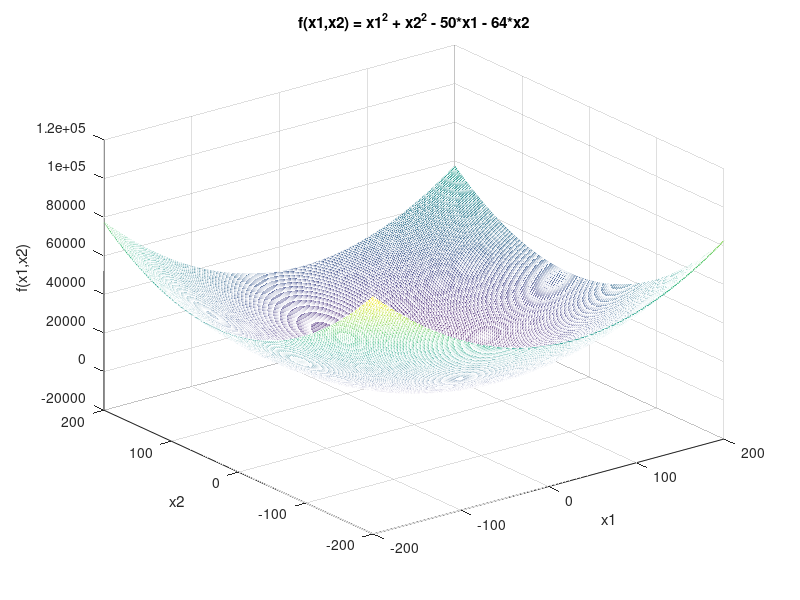
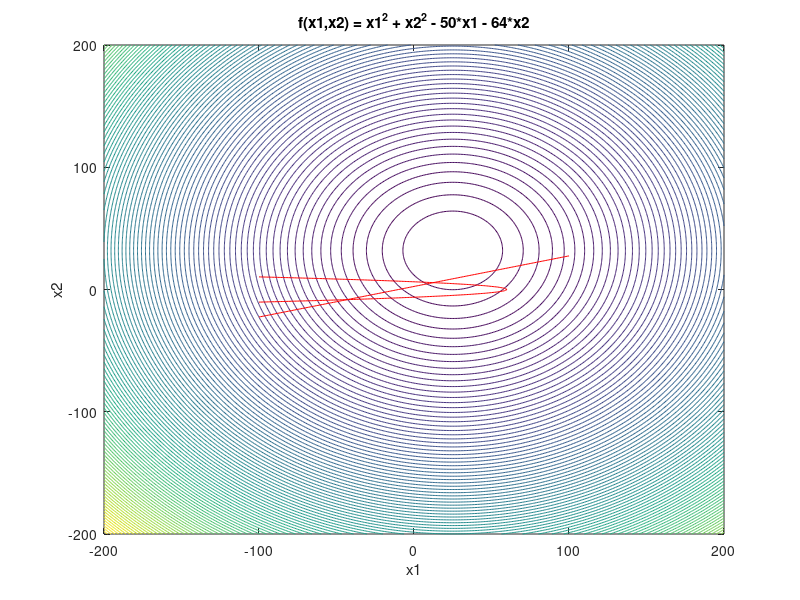

The MATLAB source for these figures, in order: (Note: this script raises an error after producing the figures.)
% Author: Kovács Bálint-Hunor (Informatika III.) 2023
clear all %#ok<CLALL>
close all
clc

% Lagrange relaxation method
f = @(x) x(1).^2 + x(2).^2 - 50*x(1) - 64*x(2);
F = @(x1, x2) x1.^2 + x2.^2 - 50*x1 - 64*x2;

% constraints
g1 = @(x) x(1) + (3/2)*x(2).^2 - 60;
G1 = @(x1, x2) x1 + (3/2)*x2.^2 - 60;
g2 = @(x) x(1) - 4*x(2) + 10;
G2 = @(x1, x2) x1 - 4*x2 + 10;


L = @(z) f(z) + z(3)*g1(z) + z(4)*g2(z);

% plot mesh and contour
x1 = -200:1:200;
x2 = -200:1:200;
[X1,X2] = meshgrid(x1,x2);
Z = F(X1,X2);

figure(1)
mesh(X1,X2,Z)
xlabel('x1')
ylabel('x2')
zlabel('f(x1,x2)')
title('f(x1,x2) = x1^2 + x2^2 - 50*x1 - 64*x2')

figure(2)
contour(X1,X2,Z,100)
xlabel('x1')
ylabel('x2')
title('f(x1,x2) = x1^2 + x2^2 - 50*x1 - 64*x2')

% plot constraints
figure(2)
hold on
x1 = -100:1:100;
x2 = -100:1:100;
[X1,X2] = meshgrid(x1,x2);
Z = G1(X1,X2);
contour(X1,X2,Z,[0 0],'r');
Z = G2(X1,X2);
contour(X1,X2,Z,[0 0],'r');
hold off


figure(2)
x = ginput(1);
x = x';
hold on
plot(x(1), x(2), 'r*')
disp('Start point: ')
disp(x)

% variables and parameters
max_iteration = 1000;
Sx = 0.001;
Sp = 0.01;
P1 = 35;
P2 = 35;

h = 1e-3;
e1 = 1e-4;


iteration_counter = 0;
minimum_iterations = [x];
varriance_of_p1 = [P1];
varriance_of_p2 = [P2];

% Lagrange relaxation method
% One larger cycle where we have 2 inner cycles
% The first inner cycle calculates the minimum of the f function
% The second inner cycle calculates the maximum of the g functions


while iteration_counter < max_iteration
    iteration_counter = iteration_counter + 1;
    for i = 1:10
        Z = [x; P1; P2];
        G = gr(L,h,Z);
        
        uj_x = x - Sx*G(1:2);
        x = uj_x;
        minimum_iterations = [minimum_iterations x];
        
        % plot the minimum iterations
        figure(2)
        hold on
        plot(x(1), x(2), 'r.')
        hold off
        
        if norm(G(1:2)) < e1
            break
        end
        
    end
    for i = 1:10
        Z = [x; P1; P2];
        G = gr(L, h, Z);
        
        uj_p1 = P1 + Sp*G(3);
        P1 = uj_p1;
        
        uj_p2 = P2 + Sp*G(4);
        P2 = uj_p2;
        
        varriance_of_p1 = [varriance_of_p1 P1];
        varriance_of_p2 = [varriance_of_p2 P2];
        
        if norm(G(3:4)) < e1
            break
        end
    end
    
    % if the difference between the last two P values is less than e1 or the difference between the last two x values is less than e1 then we stop
    if abs(minimum_iterations(:,end) - minimum_iterations(:,end-1)) < e1
        break
    end
    if abs(varriance_of_p1(:,end) - varriance_of_p1(:,end-1)) < e1
        break
    end
    if abs(varriance_of_p2(:,end) - varriance_of_p2(:,end-1)) < e1
        break
    end
end

disp('Minimum point: ')
disp(x)
disp('P1: ')
disp(P1)
disp('P2: ')
disp(P2)

% plot the minimum iterations on the mesh and contour
figure(1)
hold on
plot3(minimum_iterations(1,:), minimum_iterations(2,:), F(minimum_iterations(1,:), minimum_iterations(2,:)), 'r')
hold off

figure(2)
hold on
plot(minimum_iterations(1,:), minimum_iterations(2,:), 'r')
hold off

% plot the variance of P on a graph
figure(3)
plot(varriance_of_p1, 'r')
xlabel('Iteration')
ylabel('P1')
title('Variance of P1')

figure(4)
plot(varriance_of_p2, 'r')
xlabel('Iteration')
ylabel('P2')
title('Variance of P2')

% plot the values of x1 and x2 on a graph as the iterations go on
figure(5)
plot(minimum_iterations(1,:), 'r')
hold on
plot(minimum_iterations(2,:), 'b')
hold off
xlabel('Iteration')
ylabel('x1, x2')
title('Values of x1 and x2 as the iterations go on')
legend('x1', 'x2')
